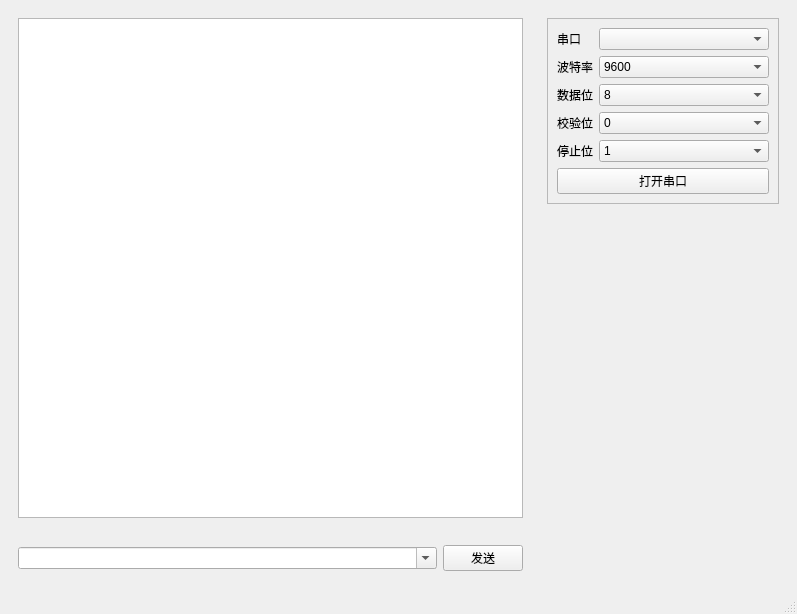
<?xml version="1.0" encoding="UTF-8"?>
<ui version="4.0">
 <class>MainWindow</class>
 <widget class="QMainWindow" name="MainWindow">
  <property name="geometry">
   <rect>
    <x>0</x>
    <y>0</y>
    <width>797</width>
    <height>614</height>
   </rect>
  </property>
  <property name="windowTitle">
   <string>MainWindow</string>
  </property>
  <widget class="QWidget" name="centralwidget">
   <layout class="QGridLayout" name="gridLayout">
    <item row="0" column="0">
     <widget class="QWidget" name="widget" native="true">
      <property name="sizePolicy">
       <sizepolicy hsizetype="Expanding" vsizetype="Expanding">
        <horstretch>0</horstretch>
        <verstretch>0</verstretch>
       </sizepolicy>
      </property>
      <layout class="QVBoxLayout" name="verticalLayout_2">
       <item>
        <widget class="QTextEdit" name="textEdit">
         <property name="readOnly">
          <bool>true</bool>
         </property>
        </widget>
       </item>
      </layout>
     </widget>
    </item>
    <item row="1" column="0">
     <widget class="QWidget" name="widget_2" native="true">
      <property name="sizePolicy">
       <sizepolicy hsizetype="Preferred" vsizetype="Preferred">
        <horstretch>0</horstretch>
        <verstretch>0</verstretch>
       </sizepolicy>
      </property>
      <property name="minimumSize">
       <size>
        <width>50</width>
        <height>50</height>
       </size>
      </property>
      <property name="maximumSize">
       <size>
        <width>16777215</width>
        <height>50</height>
       </size>
      </property>
      <layout class="QHBoxLayout" name="horizontalLayout">
       <property name="leftMargin">
        <number>9</number>
       </property>
       <property name="topMargin">
        <number>9</number>
       </property>
       <property name="rightMargin">
        <number>9</number>
       </property>
       <property name="bottomMargin">
        <number>9</number>
       </property>
       <item>
        <widget class="QComboBox" name="comboBox">
         <property name="editable">
          <bool>true</bool>
         </property>
        </widget>
       </item>
       <item>
        <widget class="QPushButton" name="pushButton">
         <property name="maximumSize">
          <size>
           <width>80</width>
           <height>16777215</height>
          </size>
         </property>
         <property name="text">
          <string>发送</string>
         </property>
        </widget>
       </item>
      </layout>
     </widget>
    </item>
    <item row="0" column="1" rowspan="2">
     <widget class="QWidget" name="widget_3" native="true">
      <property name="sizePolicy">
       <sizepolicy hsizetype="Expanding" vsizetype="Preferred">
        <horstretch>0</horstretch>
        <verstretch>0</verstretch>
       </sizepolicy>
      </property>
      <property name="minimumSize">
       <size>
        <width>250</width>
        <height>0</height>
       </size>
      </property>
      <property name="maximumSize">
       <size>
        <width>250</width>
        <height>16777215</height>
       </size>
      </property>
      <layout class="QVBoxLayout" name="verticalLayout">
       <item>
        <widget class="QFrame" name="frame">
         <property name="frameShape">
          <enum>QFrame::StyledPanel</enum>
         </property>
         <property name="frameShadow">
          <enum>QFrame::Raised</enum>
         </property>
         <layout class="QFormLayout" name="formLayout">
          <item row="0" column="0">
           <widget class="QLabel" name="label">
            <property name="text">
             <string>串口</string>
            </property>
           </widget>
          </item>
          <item row="0" column="1">
           <widget class="QComboBox" name="comboBox_2"/>
          </item>
          <item row="1" column="0">
           <widget class="QLabel" name="label_2">
            <property name="text">
             <string>波特率</string>
            </property>
           </widget>
          </item>
          <item row="1" column="1">
           <widget class="QComboBox" name="comboBox_3">
            <item>
             <property name="text">
              <string>9600</string>
             </property>
            </item>
            <item>
             <property name="text">
              <string>19200</string>
             </property>
            </item>
            <item>
             <property name="text">
              <string>38400</string>
             </property>
            </item>
            <item>
             <property name="text">
              <string>57600</string>
             </property>
            </item>
            <item>
             <property name="text">
              <string>115200</string>
             </property>
            </item>
           </widget>
          </item>
          <item row="2" column="0">
           <widget class="QLabel" name="label_3">
            <property name="text">
             <string>数据位</string>
            </property>
           </widget>
          </item>
          <item row="2" column="1">
           <widget class="QComboBox" name="comboBox_4">
            <item>
             <property name="text">
              <string>8</string>
             </property>
            </item>
           </widget>
          </item>
          <item row="3" column="0">
           <widget class="QLabel" name="label_4">
            <property name="text">
             <string>校验位</string>
            </property>
           </widget>
          </item>
          <item row="3" column="1">
           <widget class="QComboBox" name="comboBox_5">
            <item>
             <property name="text">
              <string>0</string>
             </property>
            </item>
           </widget>
          </item>
          <item row="4" column="0">
           <widget class="QLabel" name="label_5">
            <property name="text">
             <string>停止位</string>
            </property>
           </widget>
          </item>
          <item row="4" column="1">
           <widget class="QComboBox" name="comboBox_6">
            <property name="editable">
             <bool>false</bool>
            </property>
            <item>
             <property name="text">
              <string>1</string>
             </property>
            </item>
           </widget>
          </item>
          <item row="5" column="0" colspan="2">
           <widget class="QPushButton" name="pushButton_2">
            <property name="text">
             <string>打开串口</string>
            </property>
           </widget>
          </item>
         </layout>
        </widget>
       </item>
       <item>
        <spacer name="verticalSpacer">
         <property name="orientation">
          <enum>Qt::Vertical</enum>
         </property>
         <property name="sizeHint" stdset="0">
          <size>
           <width>20</width>
           <height>40</height>
          </size>
         </property>
        </spacer>
       </item>
      </layout>
     </widget>
    </item>
   </layout>
  </widget>
  <widget class="QMenuBar" name="menubar">
   <property name="geometry">
    <rect>
     <x>0</x>
     <y>0</y>
     <width>797</width>
     <height>23</height>
    </rect>
   </property>
  </widget>
  <widget class="QStatusBar" name="statusbar"/>
 </widget>
 <resources/>
 <connections/>
</ui>
